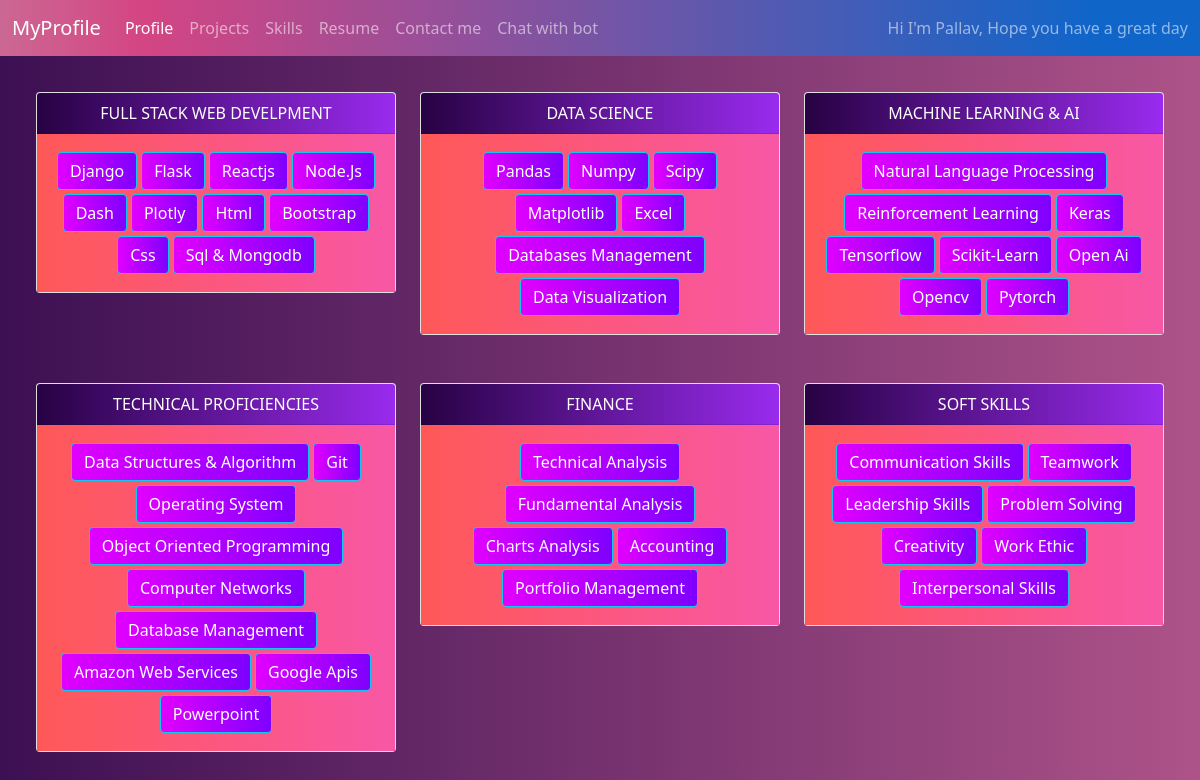
Screenshot of /skills/ with the database file from the repository.
### resume_skills/models.py (models this page shows)
class myskills(models.Model):
    name=models.CharField(max_length=200)
    about=models.TextField(max_length=5000)

### resume_skills/views.py (the view)
# urls.py: path('skills/', include('resume_skills.urls')),
def skills(request):
    c=myskills.objects.all()
    context={}
    for a in c:
        context[a.name]=a.about.split(",")
    print(context)
    return render(request,"myskills.html",context={"d":context})

### templates/myskills.html
{% extends "base.html" %}
{% block content %}
    {% load static %}
<link rel="stylesheet" type="text/css" href="{% static 'frontend\myskills.css' %}">
  <div class="skill-container">
    {% for i,j in d.items %}
      <div class="card">
  <div class="card-header">
     {{ i|upper }}
  </div>
  <div class="card-body">
  <div class="skill-container">
            {% for a in j %}
                <button style="margin: 2px;color: white" type="button" class="btn btn-info">{{ a |title}}</button>
          {% endfor %}
  </div>
  </div>
</div>
   {% endfor %}
  </div>
{% endblock content %}

### static/frontend/myskills.css (style rules this page uses)
body { background: #ad5389; background: -webkit-linear-gradient(to right, #3c1053, #ad5389); background: linear-gradient(to right, #3c1053, #ad5389); }
.skill-container { display: flex; flex-direction: row; flex-wrap: wrap; justify-content: center; align-items: stretch; }
.card { margin: 1%;!important; margin-top: 3%;!important; width: 30%; height: 40%; }
.card-header { background: rgb(40,2,68); background: linear-gradient(90deg, rgba(40,2,68,1) 0%, rgba(153,43,238,1) 100%); text-align: center; color: white; }
.card-body { background: #f857a6; background: -webkit-linear-gradient(to right, #ff5858, #f857a6); background: linear-gradient(to right, #ff5858, #f857a6); }
.btn { background: #7F00FF; background: -webkit-linear-gradient(to right, #E100FF, #7F00FF); background: linear-gradient(to right, #E100FF, #7F00FF); }

### rows the page displays
myskills: d "FULL STACK WEB DEVELPMENT"
myskills: d "DATA SCIENCE"
myskills: d "MACHINE LEARNING & AI"
myskills: d "TECHNICAL PROFICIENCIES"
myskills: d "FINANCE"
myskills: d "SOFT SKILLS"

### other values shown
{{ a |title }} "Django" "Flask" "Reactjs" "Node.Js" "Dash" "Plotly" "Html" "Bootstrap" "Css" "Sql & Mongodb" "Pandas" "Numpy" "Scipy" "Matplotlib" "Excel" "Databases Management" "Data Visualization" "Natural Language Processing" "Reinforcement Learning" "Keras" "Tensorflow" "Scikit-Learn" "Open Ai" "Opencv" "Pytorch" "Data Structures & Algorithm" "Git" "Operating System" "Object Oriented Programming" "Computer Networks" "Database Management" "Amazon Web Services" "Google Apis" "Powerpoint" "Technical Analysis" "Fundamental Analysis" "Charts Analysis" "Accounting" "Portfolio Management" "Communication Skills" "Teamwork" "Leadership Skills" "Problem Solving" "Creativity" "Work Ethic" "Interpersonal Skills"
